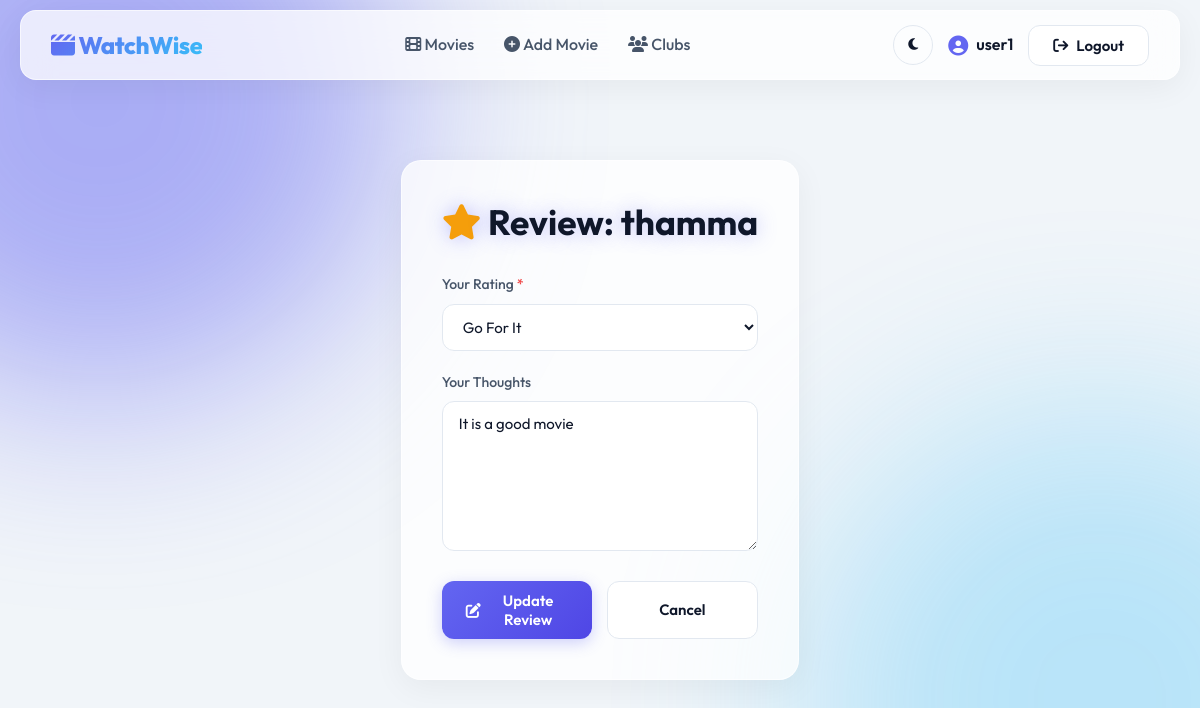
The app's page /reviews/movie/26/ (signed in) with its own data.
### movies/models.py (models this page shows, shortened)
class Movie(models.Model):
    title = models.CharField(max_length=255)
    overview = models.TextField()
    release_year = models.PositiveIntegerField()
    language = models.CharField(max_length=50)
    tmdb_id = models.PositiveIntegerField(unique=True, null=True, blank=True)
    genres = models.ManyToManyField(
        Genre,
        related_name="movies",
        blank=True
    )
    poster = models.URLField(
    blank=True,
    null=True
)
    duration_minutes = models.PositiveIntegerField(
        help_text="Duration in minutes",
        null=True,
        blank=True
    )
    created_by = models.ForeignKey(
        User,
        on_delete=models.SET_NULL,
        null=True,
        blank=True,
        related_name="movies"
    )
    created_at = models.DateTimeField(auto_now_add=True)
    class Meta:
        unique_together = ("title", "release_year")
        ordering = ["-created_at"]
        indexes = [
            models.Index(fields=["title"]),
            models.Index(fields=["release_year"]),
        ]

### reviews/models.py (models this page shows, shortened)
class Review(models.Model):
    SKIP = 1
    TIMEPASS = 2
    GO_FOR_IT = 3
    MUST_WATCH = 4
    PERFECTION = 5
    RATING_CHOICES = [
        (SKIP, "Skip"),
        (TIMEPASS, "Time Pass"),
        (GO_FOR_IT, "Go For It"),
        (MUST_WATCH, "Must Watch"),
        (PERFECTION, "Perfection"),
    ]
    user = models.ForeignKey(
        User,
        on_delete=models.CASCADE,
        related_name="reviews"
    )
    movie = models.ForeignKey(
        Movie,
        on_delete=models.CASCADE,
        related_name="reviews"
    )
    rating = models.PositiveSmallIntegerField(
        choices=RATING_CHOICES
    )
    review_text = models.TextField(blank=True)
    created_at = models.DateTimeField(auto_now_add=True)
    updated_at = models.DateTimeField(auto_now=True)
    class Meta:
        unique_together = ("user", "movie")
        ordering = ["-created_at"]

### reviews/views.py (the view, shortened to what this page needs)
# urls.py: path("movie/<int:movie_id>/", views.add_or_update_review, name="add_or_update"),
@login_required
def add_or_update_review(request, movie_id):
    movie = get_object_or_404(Movie, id=movie_id)
    review = Review.objects.filter(
        user=request.user,
        movie=movie
    ).first()
    context = {
        "movie": movie,
        "review": review,
        "rating_choices": Review.RATING_CHOICES,
    }
    return render(request, "reviews/review_form.html", context)

### templates/reviews/review_form.html (shortened to what this page needs)
{% extends "base.html" %}
{% block content %}
<div class="glass-panel animate-fade-in" style="max-width: 700px; margin: 50px auto; padding: 40px;">
  <div style="text-align: center; margin-bottom: 30px;">
    <h2 class="title-glow"><i class="fa-solid fa-star" style="color: #f59e0b;"></i> Review: {{ movie.title }}</h2>
  </div>
  <form method="post">
    <div class="input-group">
      <label for="rating">Your Rating <span style="color: var(--danger);">*</span></label>
      <select name="rating" id="rating" class="modern-input" required>
        {% for value, label in rating_choices %}
          <option value="{{ value }}"
            {% if review and review.rating == value %}selected{% endif %}>
            {{ label }}
          </option>
        {% endfor %}
      </select>
    </div>
    <div class="input-group">
      <label for="review_text">Your Thoughts</label>
      <textarea
        name="review_text"
        id="review_text"
        class="modern-input"
        placeholder="Share your thoughts about the movie..."
        style="min-height: 150px;"
      >{{ review.review_text|default_if_none:'' }}</textarea>
    </div>
    <div style="display: flex; gap: 15px; margin-top: 30px;">
      <button type="submit" class="btn btn-primary" style="flex: 1;">
        {% if review %}
          <i class="fa-solid fa-pen-to-square"></i> Update Review
        {% else %}
          <i class="fa-solid fa-paper-plane"></i> Submit Review
        {% endif %}
      </button>
      <a href="{% url 'movies:detail' movie.id %}" class="btn btn-secondary" style="flex: 1; text-align: center;">
        Cancel
      </a>
    </div>
  </form>
</div>
{% endblock %}

### templates/base.html (shortened to what this page needs)
{% load static %}
<!DOCTYPE html>
<html lang="en" data-theme="light">
<head>
  <link rel="stylesheet" href="https://cdnjs.cloudflare.com/ajax/libs/font-awesome/6.4.0/css/all.min.css">
  <link rel="stylesheet" href="{% static 'css/style.css' %}">
</head>
<body>
  <nav class="glass-nav">
    <a href="{% url 'movies:list' %}" style="text-decoration:none;">
      <span class="brand-name"><i class="fa-solid fa-clapperboard"></i> WatchWise</span>
    </a>
    <ul class="nav-links">
      <li><a href="{% url 'movies:list' %}"><i class="fa-solid fa-film"></i> Movies</a></li>
      {% if user.is_authenticated %}
        <li><a href="{% url 'movies:add_movie' %}"><i class="fa-solid fa-plus-circle"></i> Add Movie</a></li>
        <li><a href="{% url 'groups:list' %}"><i class="fa-solid fa-users"></i> Clubs</a></li>
      {% endif %}
    </ul>
    <div class="nav-right">
      <button class="theme-toggle" id="theme-toggle" aria-label="Toggle Dark Mode" title="Toggle Dark/Light Mode">
        <i class="fa-solid fa-moon"></i>
      </button>
      {% if user.is_authenticated %}
        <a href="{% url 'accounts:profile' %}" class="nav-user">
          <i class="fa-solid fa-circle-user fa-lg"></i> {{ user.username }}
        </a>
        <form action="{% url 'logout' %}" method="post" style="display:inline;">
          <button type="submit" class="btn btn-secondary"><i class="fa-solid fa-arrow-right-from-bracket"></i> Logout</button>
        </form>
      {% else %}
        <a href="{% url 'login' %}" class="btn btn-secondary">Login</a>
      {% endif %}
    </div>
  </nav>
  <main class="container animate-fade-in">
    {% block content %}
    {% endblock %}
  </main>
</body>
</html>

### static/css/style.css (style rules this page uses)
:root { --bg-primary: #f1f5f9; --bg-secondary: #ffffff; --text-primary: #0f172a; --text-secondary: #475569; --text-muted: #94a3b8; --accent: #6366f1; --accent-hover: #4f46e5; --danger: #ef4444; --success: #10b981; --border: #e2e8f0; --glass-bg: rgba(255, 255, 255, 0.75); --glass-border: rgba(255, 255, 255, 0.6); --glass-shadow: 0 8px 32px rgba(0, 0, 0, 0.05); }
* { margin: 0; padding: 0; box-sizing: border-box; }
body { font-family: 'Outfit', sans-serif; background-color: var(--bg-primary); color: var(--text-primary); line-height: 1.6; min-height: 100vh; display: flex; flex-direction: column; transition: background-color 0.3s ease, color 0.3s ease; overflow-x: hidden; }
body::before, body::after { content: ''; position: fixed; width: 600px; height: 600px; border-radius: 50%; filter: blur(100px); z-index: -1; opacity: 0.5; pointer-events: none; transition: opacity 0.5s ease; }
body::before { background: var(--accent); top: -200px; left: -200px; }
body::after { background: #38bdf8; bottom: -200px; right: -200px; opacity: 0.3; }
.glass-panel { background: var(--glass-bg); backdrop-filter: blur(16px); -webkit-backdrop-filter: blur(16px); border: 1px solid var(--glass-border); box-shadow: var(--glass-shadow); border-radius: 20px; padding: 30px; transition: transform 0.3s ease, box-shadow 0.3s ease, background 0.3s ease; }
.title-glow { text-shadow: 0 0 20px rgba(99, 102, 241, 0.4); }
.container { max-width: 1200px; margin: 0 auto; padding: 40px 20px; flex: 1; }
a { color: var(--accent); text-decoration: none; transition: color 0.2s; }
h1, h2, h3, h4, h5, h6 { font-weight: 700; line-height: 1.2; margin-bottom: 1rem; color: var(--text-primary); }
h2 { font-size: 2.2rem; }
.glass-nav { position: sticky; top: 10px; z-index: 1000; margin: 0 20px; border-radius: 16px; height: 70px; background: var(--glass-bg); backdrop-filter: blur(16px); -webkit-backdrop-filter: blur(16px); border: 1px solid var(--glass-border); box-shadow: var(--glass-shadow); display: flex; align-items: center; justify-content: space-between; padding: 0 30px; transition: background 0.3s, border 0.3s; }
.brand-name { font-size: 24px; font-weight: 800; background: linear-gradient(135deg, var(--accent), #38bdf8); -webkit-background-clip: text; background-clip: text; -webkit-text-fill-color: transparent; letter-spacing: -0.5px; }
.nav-links { list-style: none; display: flex; gap: 30px; align-items: center; margin: 0; padding: 0; }
.nav-links a { color: var(--text-secondary); font-weight: 500; position: relative; padding: 5px 0; }
.nav-links a::after { content: ""; position: absolute; left: 0; bottom: 0; width: 0%; height: 2px; background: linear-gradient(90deg, var(--accent), #38bdf8); transition: width 0.3s ease; }
.nav-right { display: flex; align-items: center; gap: 15px; }
.nav-user { font-weight: 600; color: var(--text-primary) !important; display: flex; align-items: center; gap: 8px; }
.nav-user i { color: var(--accent); }
.btn { display: inline-flex; align-items: center; justify-content: center; gap: 8px; padding: 10px 24px; border-radius: 12px; font-weight: 600; font-size: 15px; cursor: pointer; transition: all 0.3s cubic-bezier(0.4, 0, 0.2, 1); border: none; font-family: inherit; text-decoration: none; }
.btn-primary { background: linear-gradient(135deg, var(--accent), var(--accent-hover)); color: #ffffff !important; box-shadow: 0 4px 15px rgba(99, 102, 241, 0.3); }
.btn-secondary { background: var(--bg-secondary); color: var(--text-primary) !important; border: 1px solid var(--border); }
.theme-toggle { background: transparent; border: 1px solid var(--border); color: var(--text-primary); width: 40px; height: 40px; border-radius: 50%; display: flex; align-items: center; justify-content: center; cursor: pointer; transition: all 0.3s ease; }
.input-group { display: flex; flex-direction: column; gap: 8px; margin-bottom: 20px; }
.input-group label { font-weight: 500; font-size: 14px; color: var(--text-secondary); }
.modern-input, input[type="text"], input[type="password"], input[type="email"], input[type="number"], select, textarea { width: 100%; padding: 12px 16px; border-radius: 12px; border: 1px solid var(--border); background: var(--bg-secondary); color: var(--text-primary); font-size: 15px; font-family: inherit; transition: all 0.3s ease; outline: none; }
.animate-fade-in { animation: fadeIn 0.5s ease forwards; }

### records on screen
Movie: title "thamma"
Review: rating "Go For It", review_text "It is a good movie"

### other values on screen
{{ user.username }} "user1"
